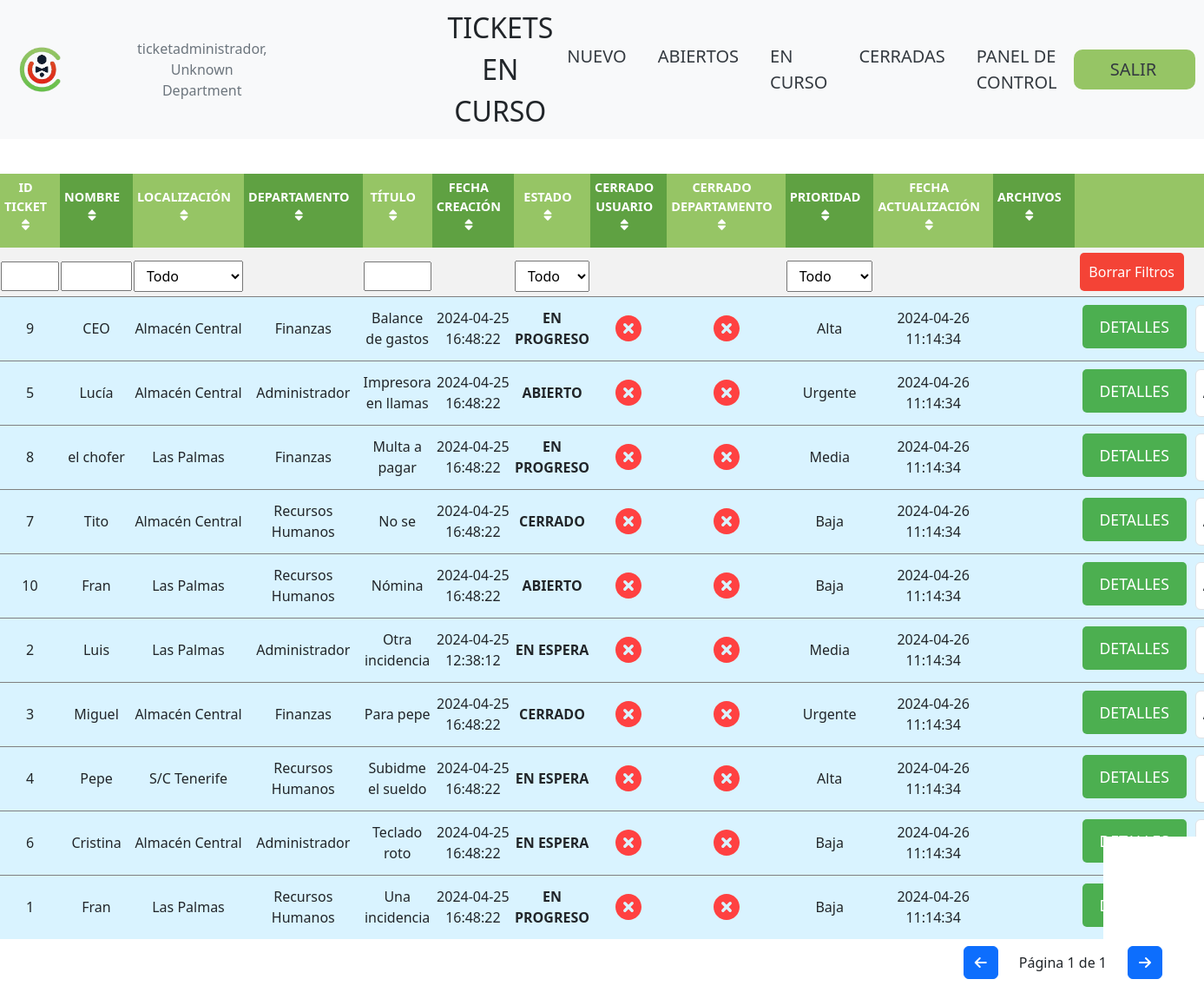
The page /ticket_table.php (signed in) on the database its author committed.
### tables this page shows
CREATE TABLE tickets (
    id_ticket INT AUTO_INCREMENT PRIMARY KEY,
    id_departamento INT NOT NULL,
    titulo varchar(32) NOT NULL,
    nombre varchar(32) NOT NULL,
    localizacion varchar(32) NOT NULL,
    prioridad varchar(32) NOT NULL,
    descripcion varchar(256),
    categoria varchar(32) NOT NULL,
    estado varchar(32) NOT NULL,
    check_usuario tinyint(1) NOT NULL,
    check_dept tinyint(1) NOT NULL,
    fecha_creacion DATETIME NOT NULL,
    fecha_actualizacion DATETIME NOT NULL,
    oculto tinyint(1) NOT NULL DEFAULT 0,
    leido_localizacion tinyint(1) NOT NULL DEFAULT 0,
    leido_departamento tinyint(1) NOT NULL DEFAULT 0,
    CONSTRAINT fk_id_departamento FOREIGN KEY (id_departamento) REFERENCES departamentos(id_departamento) ON DELETE CASCADE
);

CREATE TABLE departamentos (
    id_departamento INT AUTO_INCREMENT PRIMARY KEY,
    nombre_departamento varchar(32) NOT NULL,
    disabled tinyint(1) NOT NULL DEFAULT 0
);

### includes/tickets.php (the view, shortened to what this page needs)
<?php
$stmt = $conn->prepare($sql);
$stmt->execute();
$result = $stmt->get_result();
if ($result->num_rows > 0) {
    echo "<div class='table-responsive'>";
    echo "<table id='myTable'>";
    echo "<thead>";
    echo "<tr>";
    echo "<th class='sort-by'>
            <a href='#' data-column='0' class='hover-me'>ID Ticket <i class='fas fa-sort'></i></a>
            <div class='tooltip'>Ordenar por ID Ticket</div>
          </th>";
    echo "<th class='sort-by'>
            <a href='#' data-column='1' class='hover-me'>Nombre <i class='fas fa-sort'></i></a>
            <div class='tooltip'>Ordenar por Nombre</div>
          </th>";
    echo "<th class='sort-by'>
            <a href='#' data-column='2' class='hover-me'>Localización <i class='fas fa-sort'></i></a>
            <div class='tooltip'>Ordenar por Localización</div>
          </th>";
    echo "<th class='sort-by'>
            <a href='#' data-column='3' class='hover-me'>Departamento <i class='fas fa-sort'></i></a>
            <div class='tooltip'>Ordenar por Departamento</div>
          </th>";
    echo "<th class='sort-by'>
            <a href='#' data-column='4' class='hover-me'>Título <i class='fas fa-sort'></i></a>
            <div class='tooltip'>Ordenar por Título</div>
          </th>";
    echo "<th class='sort-by'>
            <a href='#' data-column='5' class='hover-me'>Fecha Creación <i class='fas fa-sort'></i></a>
            <div class='tooltip'>Ordenar por Fecha Creación</div>
          </th>";
    echo "<th class='sort-by'>
            <a href='#' data-column='6' class='hover-me'>Estado <i class='fas fa-sort'></i></a>
            <div class='tooltip'>Ordenar por Estado</div>
          </th>";
    echo "<th class=''>
            <a href='#' data-column='7'>Cerrado Usuario <i class='fas fa-sort'></i></a>
          </th>";
    echo "<th class=''>
            <a href='#' data-column='8'>Cerrado Departamento <i class='fas fa-sort'></i></a>
          </th>";
    echo "<th class='sort-by'>
            <a href='#' data-column='9' class='hover-me'>Prioridad <i class='fas fa-sort'></i></a>
            <div class='tooltip'>Ordenar por Prioridad</div>
          </th>";
    echo "<th class='sort-by'>
            <a href='#' data-column='10' class='hover-me'>Fecha Actualización <i class='fas fa-sort'></i></a>
            <div class='tooltip'>Ordenar por Fecha Actualización</div>
          </th>";
    echo "<th class='sort-by'>
            <a href='#' data-column='11'>Archivos <i class='fas fa-sort'></i></a>
          </th>";
    echo "<th></th>";
    echo "</tr>";
    echo "<tr>";
    echo "<td><input type='text' class='filter-input' data-column='0'></td>";
    echo "<td><input type='text' class='filter-input' data-column='1'></td>";
    if (isset($_SESSION['loggedin'])) {
        echo "<td><select class='filter-select' data-column='2'>
                <option value=''>Todo</option>
                <option value='Almacén Central'>Almacén Central</option>
                <option value='Las Palmas'>Las Palmas</option>
                <option value='S. Fernando'>S. Fernando</option>
                <option value='S/C Tenerife'>S/C Tenerife</option>
                <option value='Americas'>Americas</option>
                <option value='Pto. Rosario'>Pto. Rosario</option>
                <option value='Pto. Cruz'>Pto. Cruz</option>
                <option value='Lanzarote'>Lanzarote</option>
                <option value='Cristianos'>Cristianos</option>
                <option value='La Laguna'>La Laguna</option>
                <option value='Morro Jable'>Morro Jable</option>
                <option value='Galdar'>Galdar</option>
                <option value='M. Larache'>M. Larache</option>
                <option value='Vecindario'>Vecindario</option>
                <option value='LEOS'>LEOS</option>
                <option value='Travieso'>Travieso</option>
                <option value='Telde'>Telde</option>
                <option value='La Palma'>La Palma</option>
                <option value='Arguineguín'>Arguineguín</option>
                <option value='Jinamar'>Jinamar</option>
                </select></td>";
    } else {
        echo "<td></td>";
    }
    if (isset($_SESSION['loggedin'])) {
        echo "<td></td>";
    }
    echo "<td><input type='text' class='filter-input' data-column='4'></td>";
    echo '<td>';
    echo '</td>';
    echo "<td><select class='filter-select' data-column='6'>
                  <option value=''>Todo</option>
                  <option value='Abierto'>Abierto</option>
                  <option value='En Progreso'>En Progreso</option>
                  <option value='En Espera'>En Espera</option>
              </select></td>";
    echo "<td></td>";
    echo "<td></td>";
    echo "<td><select class='filter-select' data-column='9'>
                  <option value=''>Todo</option>
                  <option value='Nuevo'>Nuevo</option>
                  <option value='Urgente'>Urgente</option>
                  <option value='Alta'>Alta</option>
                  <option value='Media'>Media</option>
                  <option value='Baja'>Baja</option>
              </select></td>";
    echo "<td>";
    echo "</td>";
    echo "<td></td>";
    echo '<td><button id="clearFiltersBtn">Borrar Filtros</button></td>';
    echo "</tr>";
    echo "</thead>";
    echo "<tbody>";
    while ($row = $result->fetch_assoc()) {
        if (isset($_SESSION['loggedin']) && !$row["leido_departamento"]) {
            echo "<tr style='background-color:#d9f3ff;' class='rowborder'>";
        } else if (!isset($_SESSION['loggedin']) && !$row["leido_localizacion"]) {
            echo "<tr style='background-color:#d9f3ff;' class='rowborder'>";
        } else {
            echo "<tr class='rowborder'>";
        }
        echo "<td class='incident-id' data-column='0'>" . $row["id_ticket"] . "</td>";
        echo "<td data-column='1'>" . $row["nombre"] . "</td>";
        echo "<td data-column='2'>" . $row["localizacion"] . "</td>";
        echo "<td data-column='3'>" . $row["nombre_departamento"] . "</td>";
        echo "<td data-column='4'>" . $row["titulo"] . "</td>";
        echo "<td data-column='5'>" . $row["fecha_creacion"] . "</td>";
        echo "<td class='Status' data-column='6'>" . $row["estado"] . "</td>";
        echo "<td data-column='7'>";
        if ($row["check_usuario"] == 0) {
            echo "<img src='assets/red-x-icon.svg' alt='file icon' class='hover-me statusIcons'>
            <div class='tooltip'>Usuario marcado como sin resolver</div>";
        } else {
            echo "<img src='assets/done-icon.svg' alt='file icon' class='hover-me statusIcons'>
            <div class='tooltip'>Usuario marcado como solucionado</div>";
        }
        echo "</td>";
        echo "<td data-column='8'>";
        if ($row["check_dept"] == 0) {
            echo "<img src='assets/red-x-icon.svg' alt='file icon' class='hover-me statusIcons'>
            <div class='tooltip'>Departamento marcado como sin resolver</div>";
        } else {
            echo "<img src='assets/done-icon.svg' alt='file icon' class='hover-me statusIcons'>
            <div class='tooltip'>Departamento marcado como resuelto</div>";
        }
        echo "</td>";
        echo "<td data-column='9'>" . $row["prioridad"] . "</td>";
        echo "<td class='Last_Updated' data-column='10'>" . $row["fecha_actualizacion"] . "</td>";
        echo "<td data-column='11'>";
        echo "</td>";
        echo "<td class='button-group m-2'>";
        echo '<form action="view_ticket.php" method="post">' .
            '<input type="hidden" name="ticket_id" value="' . $row["id_ticket"] . '">' .
            '<button type="submit" class=\'tableButtons\'>DETALLES</button>' .
            '</form>';
        if (isset($_SESSION['loggedin'])) {
            echo "<select class='form-select    status-select p-2'>";
            echo "<option value='Abierto'" . ($row["estado"] === "Abierto" ? " selected" : "") . ">Abierto</option>";
            echo "<option value='En Progreso'" . ($row["estado"] === "En Progreso" ? " selected" : "") . ">En Progreso</option>";
            echo "<option value='En Espera'" . ($row["estado"] === "En Espera" ? " selected" : "") . ">En Espera</option>";
            echo "</select>";
        }
        echo "</td>";
        echo "</tr>";
    }
} else {
    echo "<tr><td colspan='11'>No se han encontrado tickets.</td></tr>";
}
echo "</tbody>";
echo "</table>";
echo "</div>";
echo "<div class='pagination d-flex justify-content-end align-items-center px-5 py-2'>";
echo "<button id='prevPageBtn' class='btn btn-primary me-3'><i class='fa-solid fa-arrow-left'></i></button>";
echo "<span class='pt-0 px-2'>Página <span id='currentPage'></span> de <span id='totalPages'></span></span>";
echo "<button id='nextPageBtn' class='btn btn-primary ms-3'><i class='fa-solid fa-arrow-right'></i></button>";
echo "</div>";
?>

### css/ticket_table_style.css (style rules this page uses)
body { margin: 0 auto; width: 100vw; text-align: center; font-family: Verdana, Geneva, Tahoma, sans-serif; }
table { margin: 0 auto; width: 95%; text-align: center; border-collapse: collapse; }
thead { display: table-header-group; }
th, td { text-align: center; }
th { padding: 5px 15px 15px 5px; width: 600px; height: 50px; font-size: 0.9em; display: table-cell; text-transform: uppercase; font-weight: 800; background-color: #96c565; border: 21px gray solid; cursor: pointer; }
th:nth-child(12) { width: 120px; }
th:last-child { width: 150px; }
th:nth-child(even) { background-color: #5fa142; }
tr:nth-child(even) { background-color: #f2f2f2; }
th a, td a { text-decoration: none; color: white; display: block; width: 100%; }
.button-group { display: flex; justify-content: space-between; }
button { background-color: #4caf50; font-size: 1em; color: white; padding: 10px 10px; border: none; cursor: pointer; }
#clearFiltersBtn { width: 120px; background-color: #f44336; font-size: 1em; color: white; margin: 5px; margin-right: 250px; border: none; border-radius: 5px; cursor: pointer; }
.Status { font-weight: bold; text-transform: uppercase; }
.tableButtons { width: 120px; height: 50px; background-color: #4caf50; font-size: 1.1em; color: white; margin: 0 10px 5px 0; border: none; cursor: pointer; border-radius: 5px; }
.statusIcons { width: 30px; height: 30px; object-fit: contain; }
.filter-input { width: 100%; padding: 3px; box-sizing: border-box; margin-top: 10px; }
.filter-select { width: 100%; padding: 5px 15px 5px 10px; box-sizing: border-box; margin-top: 10px; }
.rowborder { border-top: 1px solid gray; }

### css/menu_style.css (style rules this page uses)
body { position: sticky; top: 0; width: 100%; }

### ticket_table.php (style rules this page uses)
body { margin: 0 auto; width: 100vw; text-align: center; font-family: Verdana, Geneva, Tahoma, sans-serif; }
table { margin: 0 auto; width: 95%; text-align: center; border-collapse: collapse; }
thead { display: table-header-group; }
th, td { text-align: center; }
th { padding: 5px 15px 15px 5px; width: 600px; height: 50px; font-size: 0.9em; display: table-cell; text-transform: uppercase; font-weight: 800; background-color: #96c565; border: 21px gray solid; cursor: pointer; }
th:nth-child(12) { width: 120px; }
th:last-child { width: 150px; }
th:nth-child(even) { background-color: #5fa142; }
tr:nth-child(even) { background-color: #f2f2f2; }
th a, td a { text-decoration: none; color: white; display: block; width: 100%; }
.button-group { display: flex; justify-content: space-between; }
button { background-color: #4caf50; font-size: 1em; color: white; padding: 10px 10px; border: none; cursor: pointer; }
#clearFiltersBtn { width: 120px; background-color: #f44336; font-size: 1em; color: white; margin: 5px; margin-right: 250px; border: none; border-radius: 5px; cursor: pointer; }
.Status { font-weight: bold; text-transform: uppercase; }
.tableButtons { width: 120px; height: 50px; background-color: #4caf50; font-size: 1.1em; color: white; margin: 0 10px 5px 0; border: none; cursor: pointer; border-radius: 5px; }
.statusIcons { width: 30px; height: 30px; object-fit: contain; }
.filter-input { width: 100%; padding: 3px; box-sizing: border-box; margin-top: 10px; }
.filter-select { width: 100%; padding: 5px 15px 5px 10px; box-sizing: border-box; margin-top: 10px; }
.rowborder { border-top: 1px solid gray; }

### rows shown on the page
tickets: id_ticket "9", nombre "CEO", localizacion "Almacén Central", id_departamento.nombre_departamento "Finanzas", titulo "Balance de gastos", fecha_creacion "2024-04-25 16:48:22", estado "EN PROGRESO", check_usuario 0 (drawn), check_dept 0 (drawn), prioridad "Alta", fecha_actualizacion "2024-04-26 11:14:34", estado "En Progreso"
tickets: id_ticket "5", nombre "Lucía", localizacion "Almacén Central", id_departamento.nombre_departamento "Administrador", titulo "Impresora en llamas", fecha_creacion "2024-04-25 16:48:22", estado "ABIERTO", check_usuario 0 (drawn), check_dept 0 (drawn), prioridad "Urgente", fecha_actualizacion "2024-04-26 11:14:34", estado "Abierto"
tickets: id_ticket "8", nombre "el chofer", localizacion "Las Palmas", id_departamento.nombre_departamento "Finanzas", titulo "Multa a pagar", fecha_creacion "2024-04-25 16:48:22", estado "EN PROGRESO", check_usuario 0 (drawn), check_dept 0 (drawn), prioridad "Media", fecha_actualizacion "2024-04-26 11:14:34", estado "En Progreso"
tickets: id_ticket "7", nombre "Tito", localizacion "Almacén Central", id_departamento.nombre_departamento "Recursos Humanos", titulo "No se", fecha_creacion "2024-04-25 16:48:22", estado "CERRADO", check_usuario 0 (drawn), check_dept 0 (drawn), prioridad "Baja", fecha_actualizacion "2024-04-26 11:14:34"
tickets: id_ticket "10", nombre "Fran", localizacion "Las Palmas", id_departamento.nombre_departamento "Recursos Humanos", titulo "Nómina", fecha_creacion "2024-04-25 16:48:22", estado "ABIERTO", check_usuario 0 (drawn), check_dept 0 (drawn), prioridad "Baja", fecha_actualizacion "2024-04-26 11:14:34", estado "Abierto"
tickets: id_ticket "2", nombre "Luis", localizacion "Las Palmas", id_departamento.nombre_departamento "Administrador", titulo "Otra incidencia", fecha_creacion "2024-04-25 12:38:12", estado "EN ESPERA", check_usuario 0 (drawn), check_dept 0 (drawn), prioridad "Media", fecha_actualizacion "2024-04-26 11:14:34", estado "En Espera"
tickets: id_ticket "3", nombre "Miguel", localizacion "Almacén Central", id_departamento.nombre_departamento "Finanzas", titulo "Para pepe", fecha_creacion "2024-04-25 16:48:22", estado "CERRADO", check_usuario 0 (drawn), check_dept 0 (drawn), prioridad "Urgente", fecha_actualizacion "2024-04-26 11:14:34"
tickets: id_ticket "4", nombre "Pepe", localizacion "S/C Tenerife", id_departamento.nombre_departamento "Recursos Humanos", titulo "Subidme el sueldo", fecha_creacion "2024-04-25 16:48:22", estado "EN ESPERA", check_usuario 0 (drawn), check_dept 0 (drawn), prioridad "Alta", fecha_actualizacion "2024-04-26 11:14:34", estado "En Espera"
tickets: id_ticket "6", nombre "Cristina", localizacion "Almacén Central", id_departamento.nombre_departamento "Administrador", titulo "Teclado roto", fecha_creacion "2024-04-25 16:48:22", estado "EN ESPERA", check_usuario 0 (drawn), check_dept 0 (drawn), prioridad "Baja", fecha_actualizacion "2024-04-26 11:14:34", estado "En Espera"
tickets: id_ticket "1", nombre "Fran", localizacion "Las Palmas", id_departamento.nombre_departamento "Recursos Humanos", titulo "Una incidencia", fecha_creacion "2024-04-25 16:48:22", estado "EN PROGRESO", check_usuario 0 (drawn), check_dept 0 (drawn), prioridad "Baja", fecha_actualizacion "2024-04-26 11:14:34", estado "En Progreso"

### other values the page prints
$user "ticketadministrador"
$dept "Unknown Department"
$pageTitle "TICKETS EN CURSO"
